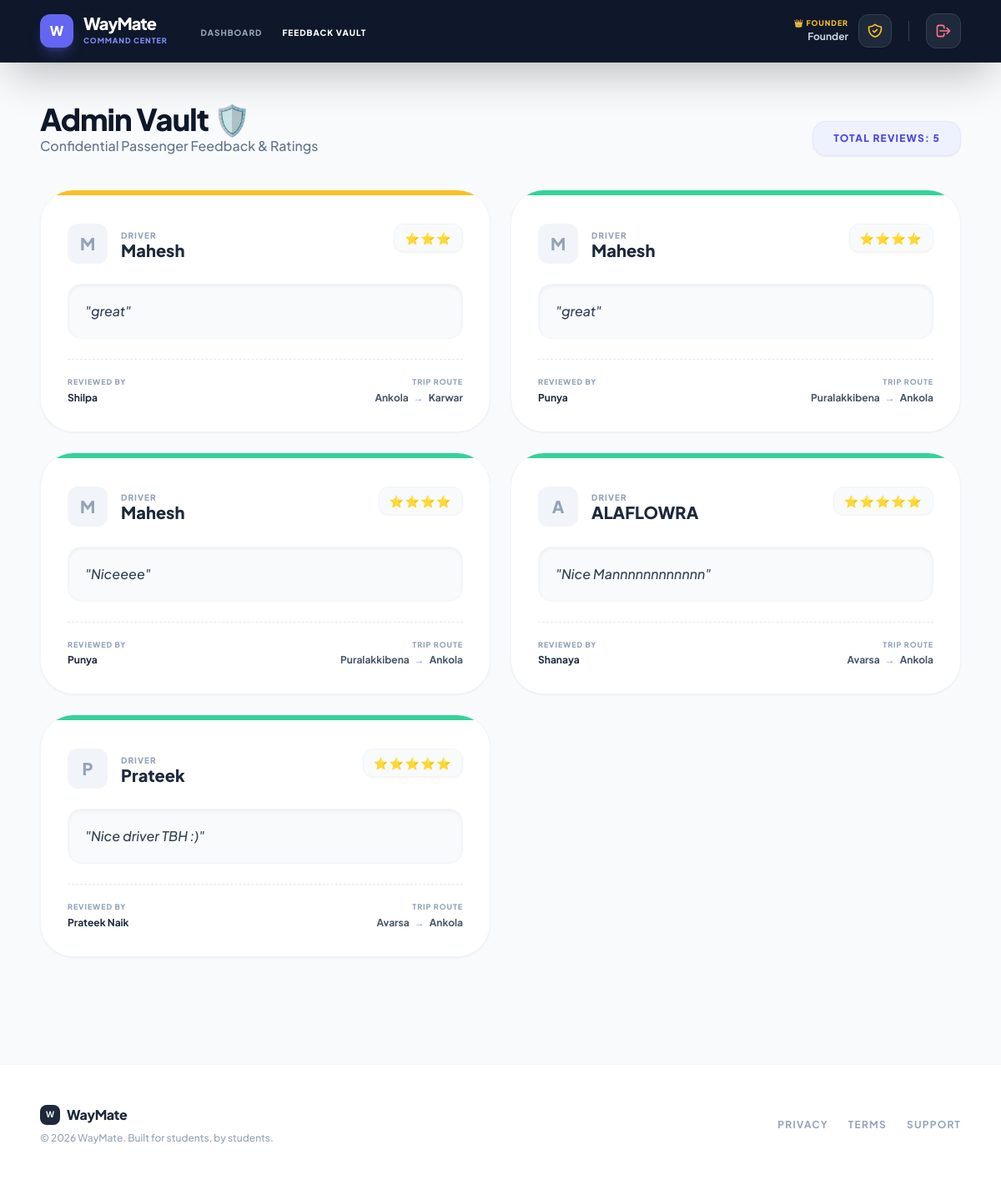
The page /admin/admin_reviews.php on the database its author committed.
### tables this page shows
CREATE TABLE `reviews` (
  `review_id` int(11) NOT NULL,
  `booking_id` int(11) NOT NULL,
  `reviewer_id` int(11) NOT NULL,
  `driver_id` int(11) NOT NULL,
  `rating` int(11) NOT NULL CHECK (`rating` >= 1 and `rating` <= 5),
  `comment` text DEFAULT NULL,
  `created_at` timestamp NOT NULL DEFAULT current_timestamp()
);

CREATE TABLE `users` (
  `user_id` int(11) NOT NULL,
  `name` varchar(100) NOT NULL,
  `phone` varchar(15) NOT NULL,
  `email` varchar(100) DEFAULT NULL,
  `email_verified` tinyint(1) DEFAULT 0,
  `password_hash` varchar(255) NOT NULL,
  `otp_code` varchar(6) DEFAULT NULL,
  `otp_expires_at` datetime DEFAULT NULL,
  `phone_verified` tinyint(1) DEFAULT 0,
  `profile_completed` tinyint(1) DEFAULT 0,
  `profile_completion_percentage` int(11) DEFAULT 0,
  `role` enum('passenger','driver','admin') DEFAULT 'passenger',
  `profile_photo` varchar(255) DEFAULT 'default.jpg',
  `emergency_contact_name` varchar(100) DEFAULT NULL,
  `emergency_contact_phone` varchar(15) DEFAULT NULL,
  `gender` enum('male','female','other') DEFAULT NULL,
  `rating_avg` decimal(2,1) DEFAULT 0.0,
  `total_trips` int(11) DEFAULT 0,
  `status` enum('active','blocked') DEFAULT 'active',
  `created_at` timestamp NOT NULL DEFAULT current_timestamp(),
  `bio` text DEFAULT NULL,
  `car_model` varchar(100) DEFAULT NULL,
  `car_number` varchar(20) DEFAULT NULL,
  `state` varchar(100) DEFAULT 'Karnataka',
  `district` varchar(100) DEFAULT NULL,
  `taluku` varchar(100) DEFAULT NULL,
  `verification_status` enum('unverified','pending','verified','rejected') DEFAULT 'unverified',
  `is_admin` tinyint(1) DEFAULT 0,
  `rating` decimal(3,2) DEFAULT 5.00
);

### admin/admin_reviews.php (the view, shortened to what this page needs)
<?php
require_once '../config/db.php';
$query = "SELECT r.*,
                 d.name as driver_name,
                 p.name as passenger_name,
                 COALESCE(b.pickup_location, sl.location_name) as pickup,
                 COALESCE(b.dropoff_location, dl.location_name) as dropoff
          FROM reviews r
          JOIN users d ON r.driver_id = d.user_id
          JOIN users p ON r.reviewer_id = p.user_id
          JOIN bookings b ON r.booking_id = b.booking_id
          JOIN rides trip ON b.ride_id = trip.ride_id
          JOIN locations sl ON trip.source_id = sl.location_id
          JOIN locations dl ON trip.destination_id = dl.location_id
          ORDER BY r.review_id DESC";
$stmt = $pdo->query($query);
$all_reviews = $stmt->fetchAll();
include 'admin_header.php';
?>
<main class="max-w-6xl mx-auto px-6 py-12">
    <div class="mb-10 flex flex-col md:flex-row md:items-end justify-between gap-4">
        <div>
            <h1 class="text-4xl font-black text-slate-900 tracking-tight">Admin Vault 🛡️</h1>
            <p class="text-slate-500 font-medium">Confidential Passenger Feedback & Ratings</p>
        </div>
        <div class="bg-indigo-50 text-indigo-600 px-6 py-3 rounded-2xl text-xs font-black uppercase tracking-widest border border-indigo-100 shadow-sm">
            Total Reviews: <?php echo count($all_reviews); ?>
        </div>
    </div>
    <?php if (empty($all_reviews)): ?>
        <div class="bg-white border-2 border-dashed border-slate-200 rounded-[3rem] p-20 text-center">
            <span class="text-4xl grayscale opacity-50 block mb-4">📭</span>
            <p class="text-slate-800 font-black text-xl">No reviews yet</p>
        </div>
    <?php else: ?>
        <div class="grid grid-cols-1 md:grid-cols-2 gap-6">
            <?php foreach ($all_reviews as $review): ?>
                <div class="bg-white p-8 rounded-[2.5rem] shadow-sm border border-slate-100 relative overflow-hidden hover:shadow-xl transition-all">
                    <div class="absolute top-0 left-0 right-0 h-1.5 <?php echo $review['rating'] >= 4 ? 'bg-emerald-400' : ($review['rating'] == 3 ? 'bg-amber-400' : 'bg-rose-500'); ?>"></div>
                    <div class="flex justify-between items-start mb-6 mt-2">
                        <div class="flex items-center gap-4">
                            <div class="w-12 h-12 bg-slate-100 rounded-xl flex items-center justify-center text-slate-400 font-black text-xl">
                                <?php echo strtoupper(substr($review['driver_name'], 0, 1)); ?>
                            </div>
                            <div>
                                <p class="text-[10px] font-black text-slate-400 uppercase tracking-widest">Driver</p>
                                <h2 class="text-xl font-black text-slate-800 leading-none"><?php echo htmlspecialchars($review['driver_name']); ?></h2>
                            </div>
                        </div>
                        <div class="bg-slate-50 px-3 py-1.5 rounded-xl border border-slate-100 shadow-sm text-sm tracking-widest">
                            <?php echo str_repeat('⭐', $review['rating']); ?>
                        </div>
                    </div>
                    <?php if (!empty($review['comment'])): ?>
                        <div class="bg-slate-50 p-5 rounded-2xl mb-6 border border-slate-100 shadow-inner">
                            <p class="text-slate-700 italic font-medium">"<?php echo htmlspecialchars($review['comment']); ?>"</p>
                        </div>
                    <?php else: ?>
                        <div class="mb-6">
                            <p class="text-slate-400 italic text-sm">No written comment provided.</p>
                        </div>
                    <?php endif; ?>
                    <div class="flex items-center justify-between border-t border-dashed border-slate-200 pt-5 mt-auto">
                        <div>
                            <p class="text-[9px] font-black text-slate-400 uppercase tracking-widest mb-1">Reviewed By</p>
                            <p class="text-xs font-bold text-slate-800"><?php echo htmlspecialchars($review['passenger_name']); ?></p>
                        </div>
                        <div class="text-right">
                            <p class="text-[9px] font-black text-slate-400 uppercase tracking-widest mb-1">Trip Route</p>
                            <div class="flex items-center gap-1.5 justify-end">
                                <span class="text-xs font-bold text-slate-600"><?php echo htmlspecialchars($review['pickup']); ?></span>
                                <span class="text-indigo-400 text-xs">→</span>
                                <span class="text-xs font-bold text-slate-600"><?php echo htmlspecialchars($review['dropoff']); ?></span>
                            </div>
                        </div>
                    </div>
                </div>
            <?php endforeach; ?>
        </div>
    <?php endif; ?>
</main>
<?php include '../includes/footer.php'; ?>

### admin/admin_header.php (shortened to what this page needs)
<?php
$user_name = $_SESSION['user_name'] ?? 'Founder';
$current_page = basename($_SERVER['PHP_SELF']);
?>
<!DOCTYPE html>
<html lang="en">
<head>
    <script src="https://cdn.tailwindcss.com"></script>
</head>
<body class="text-slate-900 min-h-screen relative overflow-x-hidden">
    <nav class="flex justify-between items-center px-6 md:px-12 py-4 bg-slate-900 text-white border-b border-slate-800 sticky top-0 z-50 shadow-2xl">
        <div class="flex items-center gap-10">
            <div class="flex items-center gap-3">
                <div class="w-10 h-10 bg-indigo-500 rounded-xl flex items-center justify-center text-white font-black shadow-lg shadow-indigo-500/30">W</div>
                <div class="flex flex-col">
                    <span class="text-xl font-black tracking-tighter leading-none">WayMate</span>
                    <span class="text-[9px] font-black tracking-widest text-indigo-400 uppercase mt-1">Command Center</span>
                </div>
            </div>
            <div class="hidden lg:flex items-center gap-6 mt-1">
                <a href="dashboard.php" class="text-[10px] font-black uppercase tracking-widest transition-colors <?php echo $current_page == 'dashboard.php' ? 'text-white' : 'text-slate-400 hover:text-white'; ?>">
                    Dashboard
                </a>
                <a href="admin_reviews.php" class="flex items-center gap-2 text-[10px] font-black uppercase tracking-widest transition-colors <?php echo $current_page == 'admin_reviews.php' ? 'text-white' : 'text-slate-400 hover:text-white'; ?>">
                    Feedback Vault
                </a>
            </div>
        </div>
        <div class="flex items-center gap-5">
            <div class="flex items-center gap-3 text-right">
                <div class="hidden sm:block">
                    <p class="text-[9px] font-black text-amber-400 uppercase tracking-widest leading-none mb-1">
                        👑 Founder
                    </p>
                    <p class="text-xs font-bold text-slate-300"><?php echo htmlspecialchars($user_name); ?></p>
                </div>
                <div class="w-10 h-10 bg-slate-800 text-amber-400 rounded-xl flex items-center justify-center shadow-inner border border-slate-700">
                </div>
            </div>
            <a href="../actions/logout.php"
               class="p-2.5 bg-slate-800 text-rose-400 rounded-xl border border-slate-700 hover:bg-rose-500 hover:text-white transition-all shadow-sm hover:shadow-rose-500/20 active:scale-95"
               title="Secure Logout">
                <svg xmlns="http://www.w3.org/2000/svg" class="h-5 w-5" fill="none" viewBox="0 0 24 24" stroke="currentColor">
                    <path stroke-linecap="round" stroke-linejoin="round" stroke-width="2" d="M17 16l4-4m0 0l-4-4m4 4H7m6 4v1a3 3 0 01-3 3H6a3 3 0 01-3-3V7a3 3 0 013-3h4a3 3 0 013 3v1" />
                </svg>
            </a>
        </div>
    </nav>

### includes/footer.php
<footer class="mt-20 border-t border-slate-100 py-12 bg-white">
        <div class="max-w-6xl mx-auto px-6 flex flex-col md:flex-row justify-between items-center gap-6">
            <div>
                <div class="flex items-center gap-2 mb-2">
                    <div class="w-6 h-6 bg-slate-800 rounded-lg flex items-center justify-center text-white font-bold text-[10px]">W</div>
                    <span class="font-black text-slate-800 tracking-tight">WayMate</span>
                </div>
                <p class="text-xs text-slate-400 font-medium">© 2026 WayMate. Built for students, by students.</p>
            </div>
            <div class="flex gap-6 text-xs font-bold text-slate-400 uppercase tracking-widest">
                <a href="#" class="hover:text-indigo-600">Privacy</a>
                <a href="#" class="hover:text-indigo-600">Terms</a>
                <a href="#" class="hover:text-indigo-600">Support</a>
            </div>
        </div>
    </footer>
</body>
</html>

### admin/admin_header.php (style rules this page uses)
body { font-family: 'Plus Jakarta Sans', sans-serif; background-color: #F8FAFC; }
html { scroll-behavior: smooth; }

### rows shown on the page
reviews: driver.name "M", driver.name "Mahesh", rating "⭐⭐⭐", comment "great", reviewer.name "Shilpa", pickup "Ankola", dropoff "Karwar"
reviews: driver.name "M", driver.name "Mahesh", rating "⭐⭐⭐⭐", comment "great", reviewer.name "Punya", pickup "Puralakkibena", dropoff "Ankola"
reviews: driver.name "M", driver.name "Mahesh", rating "⭐⭐⭐⭐", comment "Niceeee", reviewer.name "Punya", pickup "Puralakkibena", dropoff "Ankola"
reviews: driver.name "A", driver.name "ALAFLOWRA", rating "⭐⭐⭐⭐⭐", comment "Nice Mannnnnnnnnnnn", reviewer.name "Shanaya", pickup "Avarsa", dropoff "Ankola"
reviews: driver.name "P", driver.name "Prateek", rating "⭐⭐⭐⭐⭐", comment "Nice driver TBH :)", reviewer.name "Prateek Naik", pickup "Avarsa", dropoff "Ankola"

### other values the page prints
$user_name "Founder"
count($all_reviews) "5"
